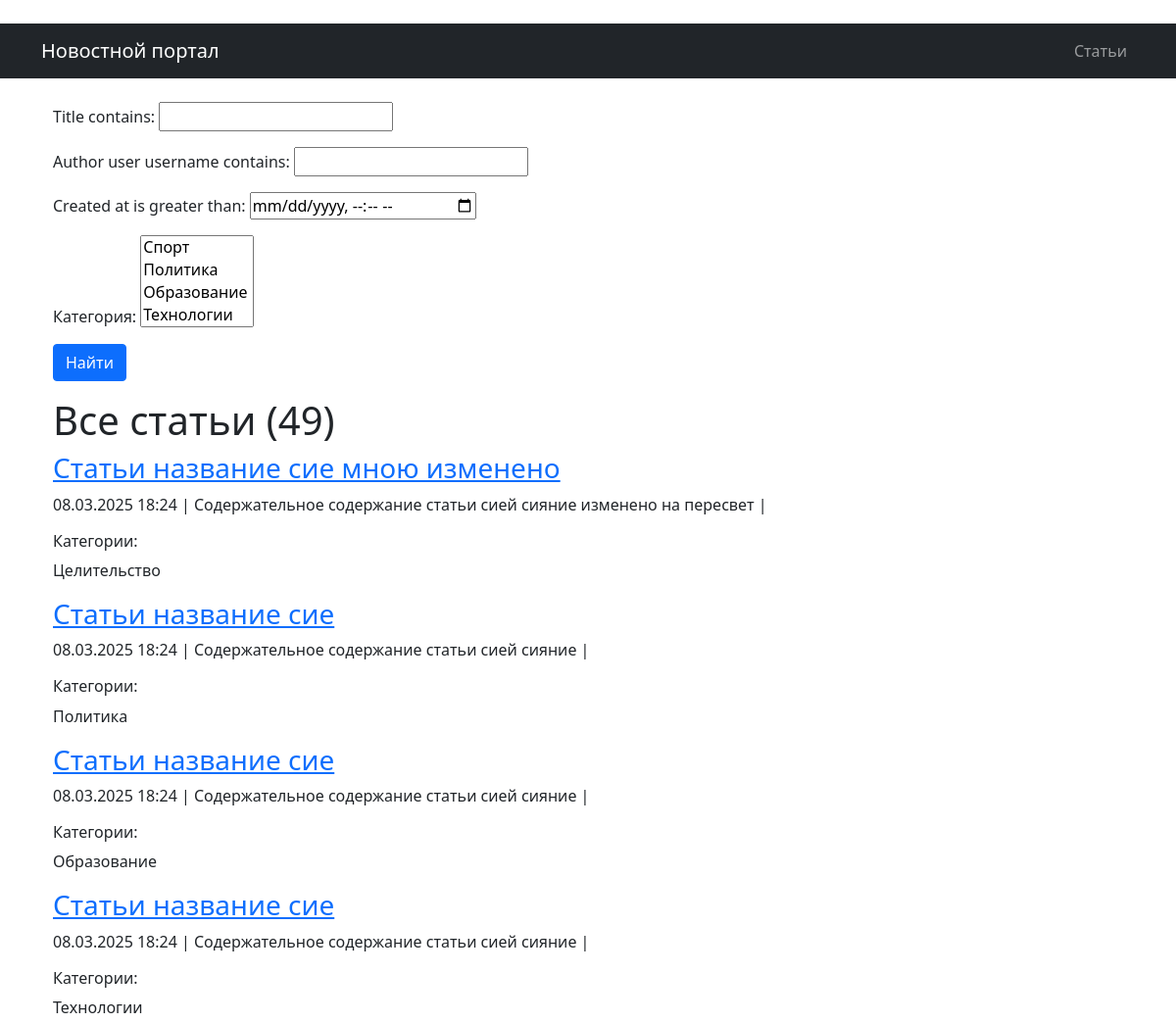
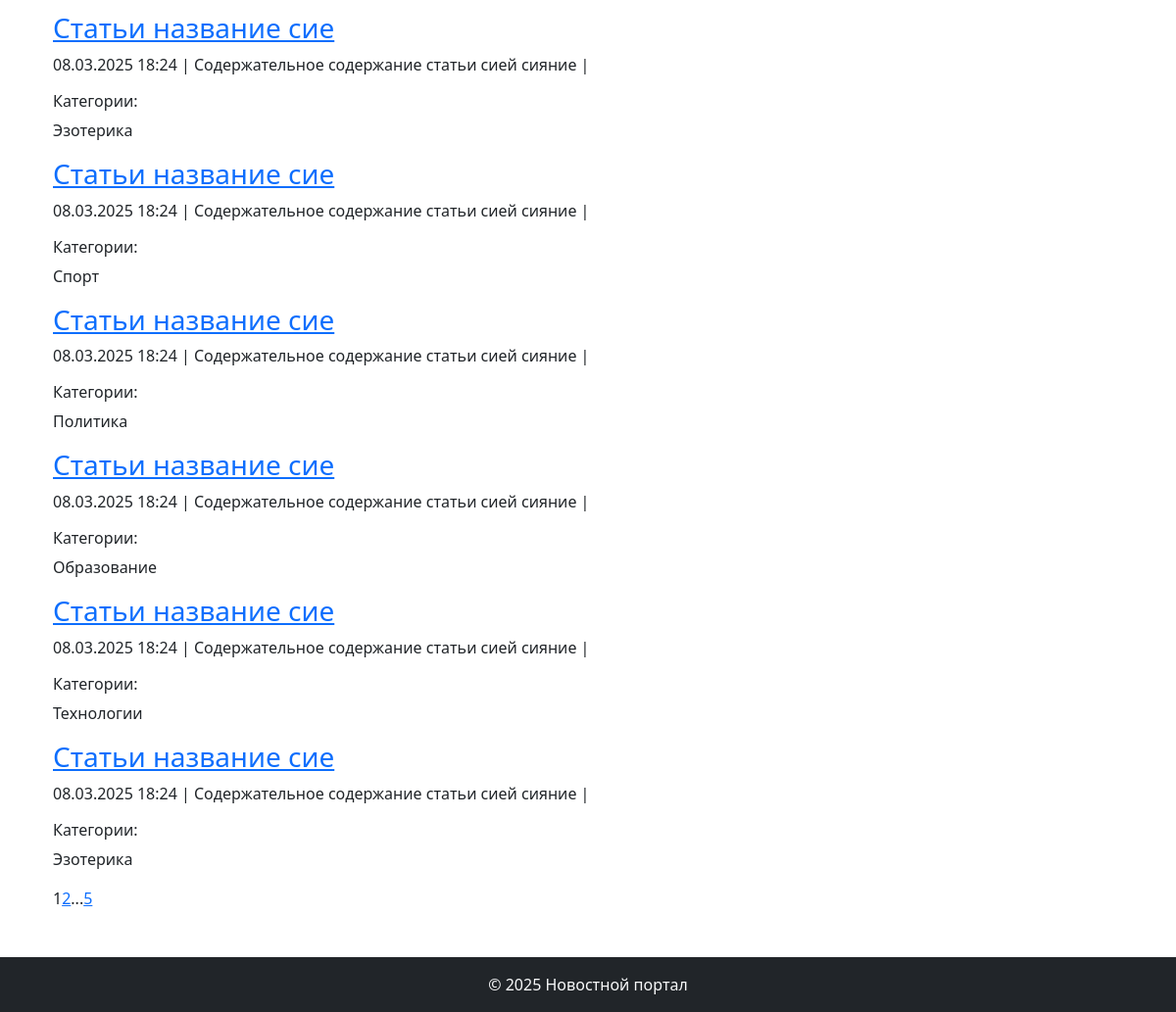
The app's page /articles/ (signed in) with its own data (2 pictures, top to bottom).
### biblio/models.py (models this page shows, shortened)
class Post(models.Model):
    NEWS = 'NW'
    ARTICLE = 'AR'
    POST_TYPES = [
        (NEWS, 'Новость'),
        (ARTICLE, 'Статья')
    ]
    author = models.ForeignKey(Author, on_delete=models.CASCADE)
    post_type = models.CharField(max_length=2, choices=POST_TYPES)
    created_at = models.DateTimeField(auto_now_add=True)
    categories = models.ManyToManyField(Category, through='PostCategory')
    title = models.CharField(max_length=255)
    text = models.TextField()
    rating = models.IntegerField(default=0)
    def preview(self):
        return f"{self.text}"

class Category(models.Model):
    name = models.CharField(max_length=255, unique=True)
    subscribers = models.ManyToManyField(User, blank = True, related_name='categories')
    def __str__(self):
        return self.name

### biblio/views.py (the view)
# urls.py: path('articles/', ArticlesList.as_view(), name='articles_list'),
class ArticlesList(PermissionRequiredMixin, ListView):
    model = Post
    template_name = 'articles/articles_list.html'
    context_object_name = 'article'
    queryset = Post.objects.filter(post_type='AR').order_by('-created_at')
    paginate_by = 10
    permission_required = ('biblio.view_post',)
    def get_queryset(self):
        queryset = super().get_queryset().filter(post_type='AR')
        self.filterset = SearchPost(self.request.GET, queryset)
        return self.filterset.qs
    def get_context_data(self, **kwargs):
        context = super().get_context_data(**kwargs)
        context['filterset'] = self.filterset
        context['news_count'] = Post.objects.filter(post_type='NW').count()
        context['article_count'] = Post.objects.filter(post_type='AR').count()
        context['time_now'] = datetime.now()
        context['next_sale'] = "Распродажа в среду!"
        return context

### biblio/templatetags/custom_filters.py (called while the page is built)
@register.filter()
def censor (value):
    for word in censor_list:
        value = value.replace(word[1:-1], "*" * len(word[1:-1]))
    return value

### biblio/templatetags/custom_tags.py (called while the page is built)
@register.simple_tag(takes_context=True)
def url_replace(context, **kwargs):
   d = context['request'].GET.copy()
   for k, v in kwargs.items():
       d[k] = v
   return d.urlencode()

### templates/articles/articles_list.html (shortened to what this page needs)
{% extends 'default.html' %}{% load custom_filters %}{% load custom_tags %}{% block content %}   <div class="container mt-3">       <form action="" method="get">           {{ filterset.form.as_p }}           <input type="submit" value="Найти" class="btn btn-primary" />       </form>       <h1>Все статьи ({{ article_count }})</h1>       <div class="articles-list">           {% if article %}               {% for post in article %}                   <div class="post">                       <h3><a href="{% url 'biblio:articles_detail' post.id %}">{{ post.title|censor }}</a></h3>                       <p class="post-meta">                           {{ post.created_at|date:"d.m.Y H:i" }} |                           {{ post.preview|censor|truncatewords:20 }} |                           <h6>Категории:</h6>                           {% for category in post.categories.all %}                               {{ category.name }} {% endfor %}                       </p>                   </div>               {% endfor %}           {% else %}               <p>Статей пока нет.</p>           {% endif %}           <div class="pagination">               {{ page_obj.number }}               {% if page_obj.has_next %}                   <a href="?{% url_replace page=page_obj.next_page_number %}">{{ page_obj.next_page_number }}</a>                   {% if paginator.num_pages != page_obj.next_page_number %}                       ...                       <a href="?{% url_replace page=page_obj.paginator.num_pages %}">{{ page_obj.paginator.num_pages }}</a>                   {% endif %}               {% endif %}           </div>       </div>   </div>{% endblock content %}

### records on screen
Post: title|censor "Статьи название сие мною изменено", created_at "08.03.2025 18:24", preview|censor "Содержательное содержание статьи сией сияние изменено на пересвет"
Category: name "Целительство"
Post: title|censor "Статьи название сие", created_at "08.03.2025 18:24", preview|censor "Содержательное содержание статьи сией сияние"
Category: name "Политика"
Post: title|censor "Статьи название сие", created_at "08.03.2025 18:24", preview|censor "Содержательное содержание статьи сией сияние"
Category: name "Образование"
Post: title|censor "Статьи название сие", created_at "08.03.2025 18:24", preview|censor "Содержательное содержание статьи сией сияние"
Category: name "Технологии"
Post: title|censor "Статьи название сие", created_at "08.03.2025 18:24", preview|censor "Содержательное содержание статьи сией сияние"
Category: name "Эзотерика"
Post: title|censor "Статьи название сие", created_at "08.03.2025 18:24", preview|censor "Содержательное содержание статьи сией сияние"
Category: name "Спорт"
Post: title|censor "Статьи название сие", created_at "08.03.2025 18:24", preview|censor "Содержательное содержание статьи сией сияние"
Post: title|censor "Статьи название сие", created_at "08.03.2025 18:24", preview|censor "Содержательное содержание статьи сией сияние"
Post: title|censor "Статьи название сие", created_at "08.03.2025 18:24", preview|censor "Содержательное содержание статьи сией сияние"
Post: title|censor "Статьи название сие", created_at "08.03.2025 18:24", preview|censor "Содержательное содержание статьи сией сияние"

### other values on screen
{{ article_count }} "49"
{{ page_obj.number }} "1"
{{ page_obj.next_page_number }} "2"
{{ page_obj.paginator.num_pages }} "5"
